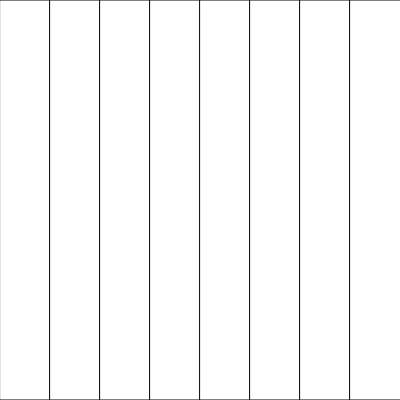
Frame 1 (no input)
Frame 60 (no input): identical to frame 1, image omitted
Frame 120 (the mouse pressed at the canvas centre since frame 60): identical to frame 1, image omitted

The p5.js sketch that drew this single still picture (run headless with seeded random() and noise() and a simulated clock; from frame 60 on, the mouse is pressed at the canvas centre):

// p5.js sketch
// ── sketch.js
function setup(){
    createCanvas(400,400)
}
function draw(){
    background(255)
    for ( let x = 0;x<=390;x+=50){
       square(x,0,400) 
    }
    
}
function mousePressed(){
    if (mouseX<50){
       fill(0)
        rect(50,50,50,50)
    }
}
